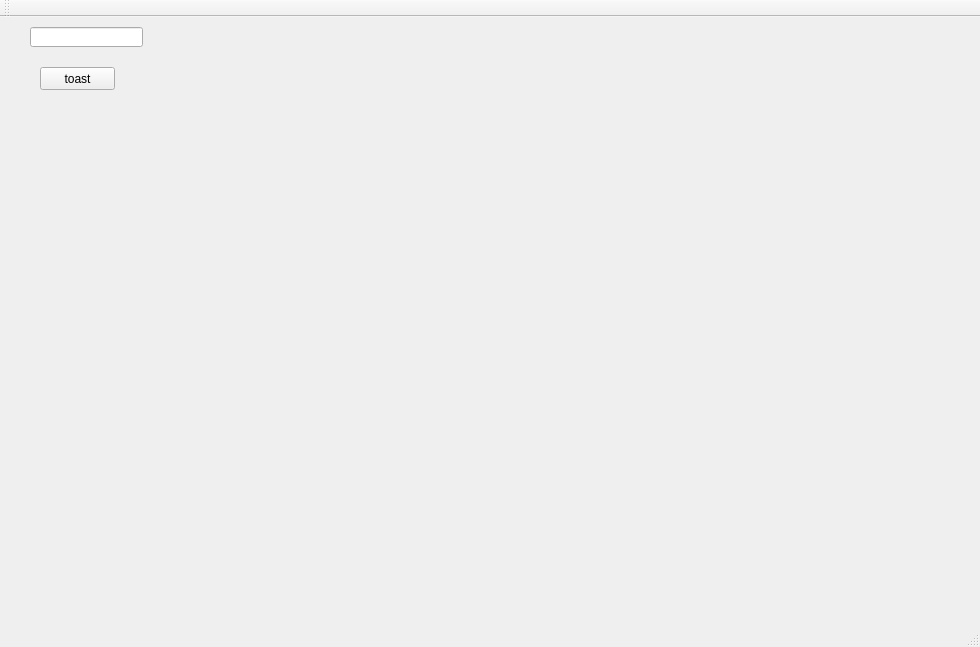
<?xml version="1.0" encoding="UTF-8"?>
<ui version="4.0">
 <class>MainWindow</class>
 <widget class="QMainWindow" name="MainWindow">
  <property name="geometry">
   <rect>
    <x>0</x>
    <y>0</y>
    <width>980</width>
    <height>647</height>
   </rect>
  </property>
  <property name="windowTitle">
   <string>MainWindow</string>
  </property>
  <widget class="QWidget" name="centralWidget">
   <widget class="QPushButton" name="pushButton">
    <property name="geometry">
     <rect>
      <x>40</x>
      <y>50</y>
      <width>75</width>
      <height>23</height>
     </rect>
    </property>
    <property name="text">
     <string>toast</string>
    </property>
   </widget>
   <widget class="QLineEdit" name="toastLine">
    <property name="geometry">
     <rect>
      <x>30</x>
      <y>10</y>
      <width>113</width>
      <height>20</height>
     </rect>
    </property>
   </widget>
  </widget>
  <widget class="QMenuBar" name="menuBar">
   <property name="geometry">
    <rect>
     <x>0</x>
     <y>0</y>
     <width>980</width>
     <height>23</height>
    </rect>
   </property>
  </widget>
  <widget class="QToolBar" name="mainToolBar">
   <attribute name="toolBarArea">
    <enum>TopToolBarArea</enum>
   </attribute>
   <attribute name="toolBarBreak">
    <bool>false</bool>
   </attribute>
  </widget>
  <widget class="QStatusBar" name="statusBar"/>
 </widget>
 <layoutdefault spacing="6" margin="11"/>
 <resources/>
 <connections/>
</ui>
